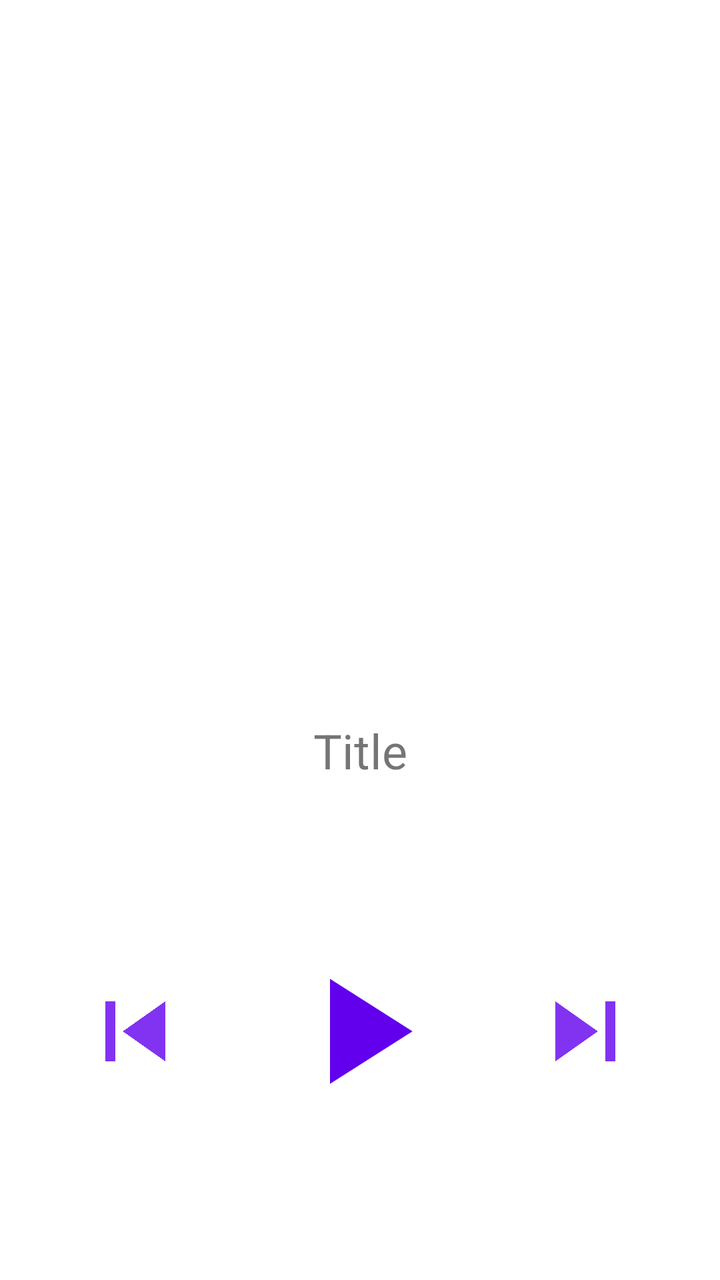
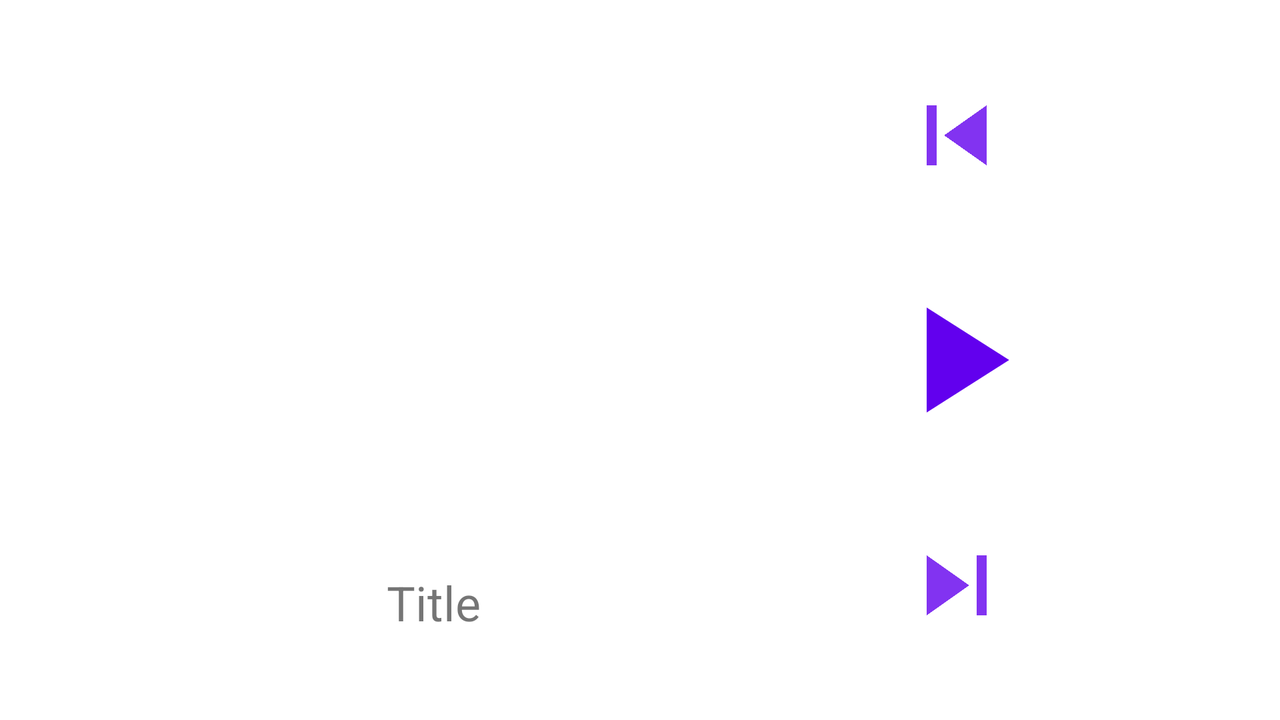

One screen, two layout resources from the same app: the default and the repository's alternative for another configuration. Each is rendered where Android would select it; the XML of both is given below.
<!-- AndroidManifest.xml: application theme Theme.SimpleMusicApp -->
<!-- res/layout/fragment_song.xml -->
<?xml version="1.0" encoding="utf-8"?>
<androidx.constraintlayout.widget.ConstraintLayout xmlns:android="http://schemas.android.com/apk/res/android"
    xmlns:app="http://schemas.android.com/apk/res-auto"
    xmlns:tools="http://schemas.android.com/tools"
    android:layout_width="match_parent"
    android:layout_height="match_parent">

    <ImageView
        android:id="@+id/button_play_and_pause"
        android:layout_width="@dimen/BUTTON_PLAY_AND_PAUSE_WIDTH"
        android:layout_height="@dimen/BUTTON_PLAY_AND_PAUSE_HEIGHT"
        app:layout_constraintBottom_toBottomOf="parent"
        app:layout_constraintEnd_toStartOf="@+id/button_next_song"
        app:layout_constraintStart_toEndOf="@+id/button_previous_song"
        app:layout_constraintTop_toBottomOf="@+id/text_view_title"
        app:srcCompat="@drawable/ic_play" />

    <ImageView
        android:id="@+id/button_next_song"
        android:layout_width="@dimen/BUTTON_NEXT_AND_PREVIOUS_SONG_WIDTH"
        android:layout_height="@dimen/BUTTON_NEXT_AND_PREVIOUS_SONG_HEIGHT"
        app:layout_constraintBottom_toBottomOf="@+id/button_play_and_pause"
        app:layout_constraintEnd_toEndOf="parent"
        app:layout_constraintStart_toEndOf="@+id/button_play_and_pause"
        app:layout_constraintTop_toTopOf="@+id/button_play_and_pause"
        app:srcCompat="@drawable/ic_skip" />

    <ImageView
        android:id="@+id/button_previous_song"
        android:layout_width="@dimen/BUTTON_NEXT_AND_PREVIOUS_SONG_WIDTH"
        android:layout_height="@dimen/BUTTON_NEXT_AND_PREVIOUS_SONG_HEIGHT"
        app:layout_constraintBottom_toBottomOf="@+id/button_play_and_pause"
        app:layout_constraintEnd_toStartOf="@+id/button_play_and_pause"
        app:layout_constraintStart_toStartOf="parent"
        app:layout_constraintTop_toTopOf="@+id/button_play_and_pause"
        app:srcCompat="@drawable/ic_skip_previous" />

    <ImageView
        android:id="@+id/image_view_preview"
        android:layout_width="@dimen/IMAGE_VIEW_PREVIEW_WIDTH"
        android:layout_height="@dimen/IMAGE_VIEW_PREVIEW_HEIGHT"
        app:layout_constraintBottom_toTopOf="@+id/text_view_title"
        app:layout_constraintEnd_toEndOf="parent"
        app:layout_constraintStart_toStartOf="parent"
        app:layout_constraintTop_toTopOf="parent"
        tools:srcCompat="@tools:sample/avatars" />

    <TextView
        android:id="@+id/text_view_title"
        android:layout_width="wrap_content"
        android:layout_height="wrap_content"
        android:textAlignment="center"
        android:textSize="@dimen/TEXT_VIEW_TITLE_SIZE"
        app:layout_constraintBottom_toTopOf="@+id/button_play_and_pause"
        app:layout_constraintEnd_toEndOf="parent"
        app:layout_constraintStart_toStartOf="parent"
        app:layout_constraintTop_toBottomOf="@+id/image_view_preview"
        tools:text="Title" />
</androidx.constraintlayout.widget.ConstraintLayout>
<!-- resources referenced by this layout -->
<resources>
  <dimen name="BUTTON_NEXT_AND_PREVIOUS_SONG_HEIGHT">60dp</dimen>
  <dimen name="BUTTON_NEXT_AND_PREVIOUS_SONG_WIDTH">60dp</dimen>
  <dimen name="BUTTON_PLAY_AND_PAUSE_HEIGHT">90dp</dimen>
  <dimen name="BUTTON_PLAY_AND_PAUSE_WIDTH">90dp</dimen>
  <dimen name="IMAGE_VIEW_PREVIEW_HEIGHT">200dp</dimen>
  <dimen name="IMAGE_VIEW_PREVIEW_WIDTH">200dp</dimen>
  <dimen name="TEXT_VIEW_TITLE_SIZE">24sp</dimen>
  <!-- drawable ic_play (drawable-v24) -->
  <vector android:height="24dp" android:tint="?attr/colorPrimary"
      android:viewportHeight="24" android:viewportWidth="24"
      android:width="24dp" xmlns:android="http://schemas.android.com/apk/res/android">
      <path android:fillColor="?attr/colorPrimary" android:pathData="M8,5v14l11,-7z"/>
  </vector>
  <!-- drawable ic_skip (drawable-v24) -->
  <vector xmlns:android="http://schemas.android.com/apk/res/android"
      android:width="24dp"
      android:height="24dp"
      android:viewportWidth="24"
      android:viewportHeight="24"
      android:tint="?attr/colorPrimary"
      android:alpha="0.8">
    <path
        android:fillColor="?attr/colorPrimary"
        android:pathData="M6,18l8.5,-6L6,6v12zM16,6v12h2V6h-2z"/>
  </vector>
  <!-- drawable ic_skip_previous (drawable-v24) -->
  <vector xmlns:android="http://schemas.android.com/apk/res/android"
      android:width="24dp"
      android:height="24dp"
      android:viewportWidth="24"
      android:viewportHeight="24"
      android:tint="?attr/colorPrimary"
      android:alpha="0.8">
    <path
        android:fillColor="?attr/colorPrimary"
        android:pathData="M6,6h2v12L6,18zM9.5,12l8.5,6L18,6z"/>
  </vector>
  <style name="Theme.SimpleMusicApp" parent="Theme.MaterialComponents.DayNight.DarkActionBar">
          
          <item name="colorPrimary">@color/purple_500</item>
          <item name="colorPrimaryVariant">@color/purple_700</item>
          <item name="colorOnPrimary">@color/white</item>
          
          <item name="colorSecondary">@color/teal_200</item>
          <item name="colorSecondaryVariant">@color/teal_700</item>
          <item name="colorOnSecondary">@color/black</item>
          
          <item name="android:statusBarColor" tools:targetApi="l">?attr/colorPrimaryVariant</item>
          
      </style>
</resources>
<!-- res/layout-land/fragment_song.xml (the repository's variant of the layout above) -->
<!-- drawn on the phone turned sideways -->
<?xml version="1.0" encoding="utf-8"?>
<androidx.constraintlayout.widget.ConstraintLayout xmlns:android="http://schemas.android.com/apk/res/android"
    xmlns:app="http://schemas.android.com/apk/res-auto"
    xmlns:tools="http://schemas.android.com/tools"
    android:layout_width="match_parent"
    android:layout_height="match_parent">

    <ImageView
        android:id="@+id/button_play_and_pause"
        android:layout_width="@dimen/BUTTON_PLAY_AND_PAUSE_WIDTH"
        android:layout_height="@dimen/BUTTON_PLAY_AND_PAUSE_HEIGHT"
        app:layout_constraintBottom_toBottomOf="parent"
        app:layout_constraintEnd_toEndOf="parent"
        app:layout_constraintStart_toEndOf="@+id/image_view_preview"
        app:layout_constraintTop_toTopOf="parent"
        app:srcCompat="@drawable/ic_play" />

    <ImageView
        android:id="@+id/button_next_song"
        android:layout_width="@dimen/BUTTON_NEXT_AND_PREVIOUS_SONG_WIDTH"
        android:layout_height="@dimen/BUTTON_NEXT_AND_PREVIOUS_SONG_HEIGHT"
        app:layout_constraintBottom_toBottomOf="parent"
        app:layout_constraintEnd_toEndOf="@+id/button_play_and_pause"
        app:layout_constraintStart_toStartOf="@+id/button_play_and_pause"
        app:layout_constraintTop_toBottomOf="@+id/button_play_and_pause"
        app:srcCompat="@drawable/ic_skip" />

    <ImageView
        android:id="@+id/button_previous_song"
        android:layout_width="@dimen/BUTTON_NEXT_AND_PREVIOUS_SONG_WIDTH"
        android:layout_height="@dimen/BUTTON_NEXT_AND_PREVIOUS_SONG_HEIGHT"
        app:layout_constraintBottom_toTopOf="@+id/button_play_and_pause"
        app:layout_constraintEnd_toEndOf="@+id/button_play_and_pause"
        app:layout_constraintStart_toStartOf="@+id/button_play_and_pause"
        app:layout_constraintTop_toTopOf="parent"
        app:srcCompat="@drawable/ic_skip_previous" />

    <ImageView
        android:id="@+id/image_view_preview"
        android:layout_width="@dimen/IMAGE_VIEW_PREVIEW_WIDTH"
        android:layout_height="@dimen/IMAGE_VIEW_PREVIEW_HEIGHT"
        app:layout_constraintBottom_toTopOf="@+id/text_view_title"
        app:layout_constraintEnd_toStartOf="@+id/button_play_and_pause"
        app:layout_constraintStart_toStartOf="parent"
        app:layout_constraintTop_toTopOf="parent"
        tools:srcCompat="@tools:sample/avatars" />

    <TextView
        android:id="@+id/text_view_title"
        android:layout_width="wrap_content"
        android:layout_height="wrap_content"
        android:textAlignment="center"
        android:textSize="@dimen/TEXT_VIEW_TITLE_SIZE"
        app:layout_constraintBottom_toBottomOf="parent"
        app:layout_constraintEnd_toEndOf="@+id/image_view_preview"
        app:layout_constraintStart_toStartOf="@+id/image_view_preview"
        app:layout_constraintTop_toBottomOf="@+id/image_view_preview"
        tools:text="Title" />
</androidx.constraintlayout.widget.ConstraintLayout>
